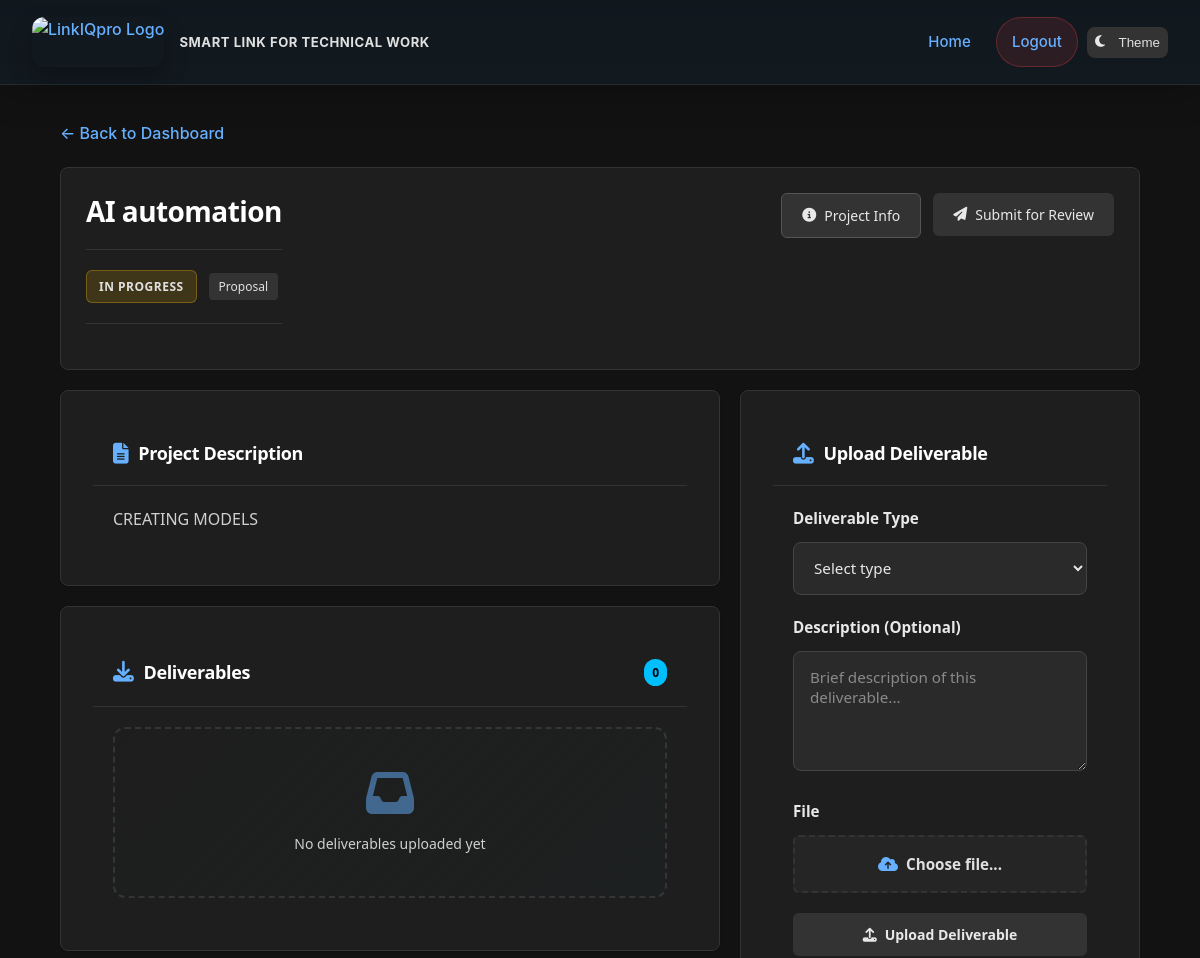
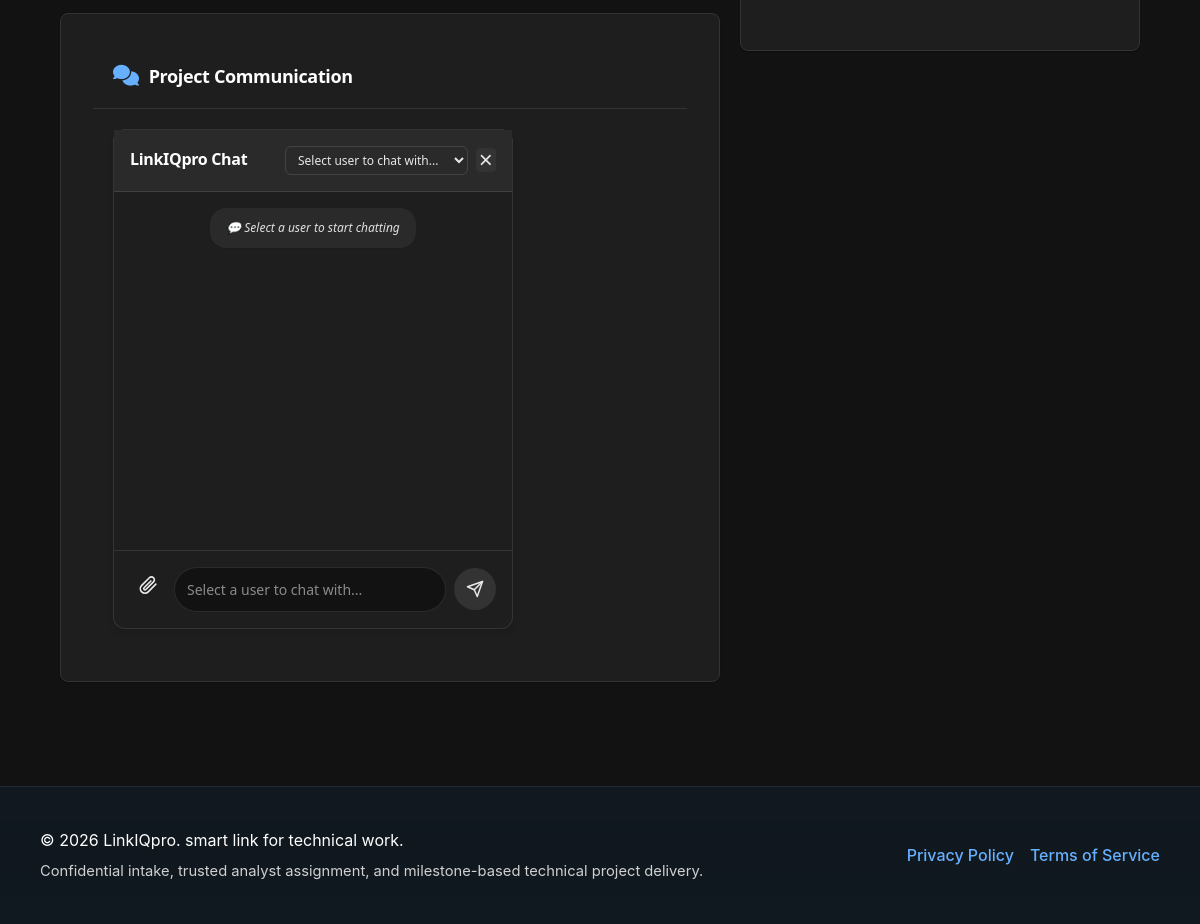
Page /dashboard/analyst/project/SIQ-YCEPLY/ (signed in) on the committed database (2 pictures, top to bottom).
### apps/projects/models.py (models this page shows, shortened)
class Project(models.Model):
    STATUS_CHOICES = [
        ('submitted', 'Submitted'),
        ('accepted', 'Accepted'),
        ('in_progress', 'In Progress'),
        ('qa', 'QA Review'),
        ('completed', 'Completed'),
        ('rejected', 'Rejected'),
        ('disputed', 'Disputed'),
    ]
    STAGE_CHOICES = [
        ('proposal', 'Proposal'),
        ('data_analysis', 'Data Analysis'),
        ('literature_review', 'Literature Review'),
        ('methodology', 'Methodology'),
        ('full_project', 'Full Project'),
    ]
    SUPPORT_TYPES = [
        ('sample_size', 'Sample Size Calculation'),
        ('analysis_plan', 'Analysis Plan'),
        ('statistical_analysis', 'Statistical Analysis'),
        ('data_cleaning', 'Data Cleaning'),
        ('methodology_review', 'Methodology Review'),
        ('report_writing', 'Report Writing'),
        ('reproducible_notebook', 'Reproducible Notebook'),
        ('other', 'Other'),
    ]
    DEADLINE_RANGE_CHOICES = [
        ('1_5_days', '1 - 5 Days'),
        ('5_10_days', '5 - 10 Days'),
        ('10_20_days', '10 - 20 Days'),
        ('20_30_days', '20 - 30 Days'),
        ('1_2_months', '1 - 2 Months'),
        ('2_3_months', '2 - 3 Months'),
        ('3_plus_months', '3+ Months'),
        ('flexible', 'Flexible / No Rush'),
    ]
    BUDGET_RANGE_CHOICES = [
        ('under_100', 'Under $100'),
        ('100_250', '$100 - $250'),
        ('250_500', '$250 - $500'),
        ('500_1000', '$500 - $1,000'),
        ('1000_2500', '$1,000 - $2,500'),
        ('2500_5000', '$2,500 - $5,000'),
        ('5000_10000', '$5,000 - $10,000'),
        ('10000_plus', '$10,000+'),
        ('discuss', 'Let\'s Discuss'),
    ]
    id = models.UUIDField(primary_key=True, default=uuid.uuid4, editable=False)
    project_id = models.CharField(max_length=20, unique=True, default=generate_project_id)
    client = models.ForeignKey(
        'users.PseudonymousUser',
        on_delete=models.PROTECT,
        related_name='projects'
    )
    tenant_admin = models.ForeignKey(
        'users.PseudonymousUser',
        on_delete=models.SET_NULL,
        null=True,
        blank=True,
        related_name='tenant_projects'
    )
    assigned_analyst = models.ForeignKey(
        'users.PseudonymousUser',
        on_delete=models.SET_NULL,
        null=True, blank=True,
        related_name='assigned_projects'
    )
    title = models.CharField(max_length=500)
    description = models.TextField()
    stage = models.CharField(max_length=20, choices=STAGE_CHOICES)
    support_type = models.CharField(max_length=50, choices=SUPPORT_TYPES)
    research_area = models.CharField(max_length=255)
    sample_size = models.IntegerField(null=True, blank=True)
    preferred_methods = models.TextField(null=True, blank=True)
    deadline = models.DateField(null=True, blank=True)
    deadline_range = models.CharField(
        max_length=20,
        choices=DEADLINE_RANGE_CHOICES,
        null=True,
        blank=True,
        help_text='Expected timeline for project completion'
    )
    budget_range = models.CharField(
        max_length=20,
        choices=BUDGET_RANGE_CHOICES,
        null=True,
        blank=True,
        help_text='Expected budget range for the project'
    )
    attachment = models.FileField(
        upload_to='project_attachments/%Y/%m/%d/',
        null=True,
        blank=True,
        help_text='Optional document with additional project details'
    )
    attachment_filename = models.CharField(max_length=500, null=True, blank=True)
    status = models.CharField(max_length=20, choices=STATUS_CHOICES, default='submitted')
    confirms_lawful_use = models.BooleanField(default=False)
    confirms_data_rights = models.BooleanField(default=False)
    irb_approval_provided = models.BooleanField(default=False)
    total_price = models.DecimalField(max_digits=10, decimal_places=2, default=0)
    sub_admin_fee = models.DecimalField(max_digits=10, decimal_places=2, default=0)
    paid_amount = models.DecimalField(max_digits=10, decimal_places=2, default=0)
    released_amount = models.DecimalField(max_digits=10, decimal_places=2, default=0)
    is_active = models.BooleanField(default=True)
    created_at = models.DateTimeField(auto_now_add=True)
    updated_at = models.DateTimeField(auto_now=True)
    completed_at = models.DateTimeField(null=True, blank=True)
    class Meta:
        ordering = ['-created_at']
        db_table = 'core_project'
        indexes = [
            models.Index(fields=['project_id']),
            models.Index(fields=['client', 'status']),
            models.Index(fields=['status']),
        ]

### apps/projects/views.py (the view)
# urls.py: path('dashboard/analyst/project/<str:project_id>/', views.analyst_project_detail, name='analyst_project_detail'),
@require_analyst
def analyst_project_detail(request, project_id):
    project = get_object_or_404(Project, project_id=project_id)
    if project.assigned_analyst != request.user:
        return render(request, 'core/access_denied.html', status=403)
    if request.user.parent_admin_id and project.tenant_admin_id != request.user.parent_admin_id:
        return render(request, 'core/access_denied.html', status=403)
    from apps.users.repositories import UserRepository
    admins = UserRepository.get_admins()
    return render(request, 'core/analyst_project_detail.html', {
        'project': project,
        'user': request.user,
        'admins': admins
    })

### apps/users/models.py (called while the page is built)
    @property
    def is_authenticated(self):
        return True

### apps/users/repositories.py (called while the page is built)
    @staticmethod
    def get_admins() -> List[PseudonymousUser]:
        return list(PseudonymousUser.objects.filter(is_admin=True, is_sub_admin=False, is_active=True))

### core/context_processors.py (called while the page is built)
def chat_users(request):
    if request.user.is_authenticated:
        admins = PseudonymousUser.objects.filter(is_admin=True, is_active=True)
        return {
            'chat_admins': admins,
        }
    return {}

### templates/core/analyst_project_detail.html (shortened to what this page needs)
{% extends "base.html" %}
{% block content %}
<a href="{% url 'core:analyst_dashboard' %}" class="back-link">
    &larr; Back to Dashboard
</a>
<div class="project-detail-container">
    <div class="project-header">
        <div class="header-content">
            <div class="project-title-section">
                <h1>{{ project.title }}</h1>
                <div class="project-meta">
                    <span class="status-badge status-{{ project.status|lower }}">
                        {{ project.get_status_display }}
                    </span>
                    <span class="project-type">{{ project.get_stage_display }}</span>
                </div>
            </div>
            <div class="project-actions">
                <button class="btn btn-secondary" onclick="toggleProjectInfo()">
                    <i class="fas fa-info-circle"></i> Project Info
                </button>
                <form id="submit-work-form" method="post" action="{% url 'core:analyst_submit_work' project.project_id %}" class="inline-form">
                    <button type="submit" class="btn btn-success">
                        <i class="fas fa-paper-plane"></i> Submit for Review
                    </button>
                </form>
            </div>
        </div>
    </div>
    <div class="content-grid">
        <div class="left-column">
            <div class="content-card">
                <div class="card-header">
                    <h2><i class="fas fa-file-alt"></i> Project Description</h2>
                </div>
                <div class="card-content">
                    <p>{{ project.description|default:"No description provided."|linebreaks }}</p>
                </div>
            </div>
            <div class="content-card">
                <div class="card-header">
                    <h2><i class="fas fa-download"></i> Deliverables</h2>
                    <span class="badge">{{ project.deliverables.count }}</span>
                </div>
                <div class="card-content">
                    {% if project.deliverables.exists %}
                        <div class="deliverables-list">
                            {% for deliverable in project.deliverables.all %}
                            <div class="deliverable-item">
                                <div class="deliverable-icon">
                                    <i class="fas fa-file-{{ deliverable.get_file_icon }}"></i>
                                </div>
                                <div class="deliverable-info">
                                    <div class="deliverable-header">
                                        <a href="{{ deliverable.file.url }}" target="_blank" class="deliverable-link">
                                            {{ deliverable.filename }}
                                        </a>
                                        <span class="deliverable-type">{{ deliverable.get_deliverable_type_display }}</span>
                                    </div>
                                    <div class="deliverable-meta">
                                        <span class="upload-date">
                                            <i class="fas fa-clock"></i>
                                            {{ deliverable.uploaded_at|date:"M d, Y H:i" }}
                                        </span>
                                        {% if deliverable.description %}
                                        <span class="deliverable-desc">{{ deliverable.description }}</span>
                                        {% endif %}
                                    </div>
                                </div>
                            </div>
                            {% endfor %}
                        </div>
                    {% else %}
                        <div class="empty-state">
                            <i class="fas fa-inbox"></i>
                            <p>No deliverables uploaded yet</p>
                        </div>
                    {% endif %}
                </div>
            </div>
            <div class="content-card">
                <div class="card-header">
                    <h2><i class="fas fa-comments"></i> Project Communication</h2>
                </div>
                <div class="card-content">
                    {% include "core/chat_widget.html" %}
                </div>
            </div>
        </div>
        <div class="right-column">
            <div class="content-card">
                <div class="card-header">
                    <h2><i class="fas fa-upload"></i> Upload Deliverable</h2>
                </div>
                <div class="card-content">
                    <form id="upload-form" method="post" enctype="multipart/form-data"
                          action="{% url 'core:analyst_upload_deliverable' project.project_id %}">
                        <div class="form-group">
                            <label class="form-label">Deliverable Type</label>
                            <select name="type" class="form-select" required>
                                <option value="">Select type</option>
                            </select>
                        </div>
                        <div class="form-group">
                            <label class="form-label">Description (Optional)</label>
                            <textarea name="description" rows="3" class="form-textarea"
                                      placeholder="Brief description of this deliverable..."></textarea>
                        </div>
                        <div class="form-group">
                            <label class="form-label">File</label>
                            <div class="file-upload">
                                <label for="file-input" class="file-upload-label">
                                    <i class="fas fa-cloud-upload-alt"></i>
                                    <span class="file-text">Choose file...</span>
                                </label>
                            </div>
                        </div>
                        <button type="submit" class="btn btn-primary btn-full">
                            <i class="fas fa-upload"></i> Upload Deliverable
                        </button>
                    </form>
                </div>
            </div>
        </div>
    </div>
</div>
{% endblock %}

### static/main.css (style rules this page uses)
:root { --text-primary: #1a1a1a; --text-secondary: #2c2c2c; --text-muted: #4a4a4a; --bg-primary: #ffffff; --bg-secondary: #f8f9fa; --bg-tertiary: #f1f3f5; --accent-primary: #007bff; --accent-secondary: #00d9ff; --accent-gradient: linear-gradient(135deg, #007bff, #00d9ff); --success: #10b981; --warning: #f59e0b; --error: #ef4444; --info: #3b82f6; --border-color: rgba(0, 0, 0, 0.1); --border-light: rgba(0, 0, 0, 0.05); --shadow-sm: 0 1px 2px rgba(0, 0, 0, 0.05); --shadow-md: 0 4px 6px rgba(0, 0, 0, 0.07); --shadow-lg: 0 10px 15px rgba(0, 0, 0, 0.1); }
body.dark-theme { --text-primary: #ffffff; --text-secondary: #e0e0e0; --text-muted: #b0b0b0; --bg-primary: #121212; --bg-secondary: #1e1e1e; --bg-tertiary: #2a2a2a; --accent-primary: #66b0ff; --accent-secondary: #66e0ff; --accent-gradient: linear-gradient(135deg, #66b0ff, #66e0ff); --success: #34d399; --warning: #fbbf24; --error: #f87171; --info: #60a5fa; --border-color: rgba(255, 255, 255, 0.1); --border-light: rgba(255, 255, 255, 0.05); --shadow-sm: 0 1px 2px rgba(0, 0, 0, 0.2); --shadow-md: 0 4px 6px rgba(0, 0, 0, 0.25); --shadow-lg: 0 10px 15px rgba(0, 0, 0, 0.3); }
body { background-color: var(--bg-primary); color: var(--text-primary); }
p, li, .text-content, .description, span:not(.badge):not(.icon) { color: var(--text-secondary); }
h1, h2, h3, h4, h5, h6 { color: var(--text-primary); }
a { color: var(--accent-primary); }
.btn-primary { background-color: var(--accent-primary); color: white; }
.btn-secondary { background-color: transparent; border: 1px solid var(--border-color); color: var(--text-primary); }
body { background-color: #ffffff; color: #1a1a1a; font-family: system-ui, -apple-system, "Segoe UI", Roboto, "Helvetica Neue", Arial, sans-serif; line-height: 1.6; -webkit-font-smoothing: antialiased; -moz-osx-font-smoothing: grayscale; }
h1, h2, h3, h4, h5, h6 { color: #000000; font-weight: 700; letter-spacing: -0.02em; line-height: 1.2; }
p, li, .text-content, .description { color: #2c2c2c; font-weight: 400; line-height: 1.7; }
a { color: #0056b3; text-decoration: underline; font-weight: 500; transition: color 0.2s ease; }
button, .btn, input, textarea, select { color: #1a1a1a; font-weight: 500; }
label { color: #1a1a1a; font-weight: 600; margin-bottom: 0.5rem; }
::placeholder { color: #6c6c6c !important; opacity: 1; }
body.dark-theme { background-color: #121212; color: #e8e8e8; }
body.dark-theme h1, body.dark-theme h2, body.dark-theme h3, body.dark-theme h4, body.dark-theme h5, body.dark-theme h6 { color: #ffffff; }
body.dark-theme p, body.dark-theme li, body.dark-theme .text-content, body.dark-theme .description { color: #d0d0d0; }
body.dark-theme a { color: #66b0ff; }
body.dark-theme label { color: #e8e8e8; }
body.dark-theme ::placeholder { color: #8a8a8a !important; }
body.dark-theme input, body.dark-theme textarea, body.dark-theme select { background-color: #2a2a2a; color: #e8e8e8; border-color: #444444; }
body.dark-theme button:not(.theme-toggle-button) { background-color: #333333; color: #e8e8e8; border-color: #555555; }
html { scroll-behavior: smooth; }

### rows in the picture
Project: title "AI automation", status "IN PROGRESS", stage "Proposal", description "CREATING MODELS", deliverables.count "0"
